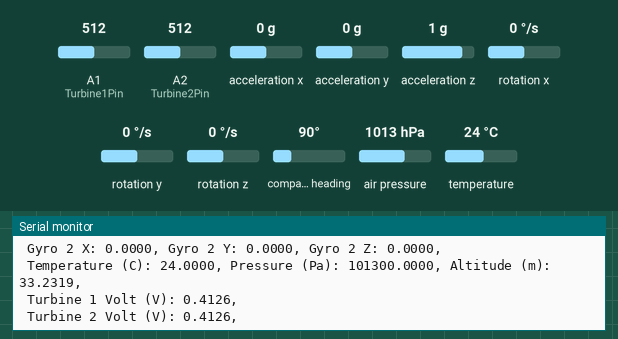
A sketch run on a simulated Arduino Uno, built with avr-gcc and run on an emulated ATmega328P. Parts: the last lines printed to the serial monitor. The inputs (shaded band) are chosen by the test bench; at power-on: acceleration x 0 g, A1 (Turbine1Pin) = 512, A2 (Turbine2Pin) = 512, acceleration y 0 g, acceleration z 1 g, rotation x 0 °/s, rotation y 0 °/s, rotation z 0 °/s, compass heading 90°, air pressure 1013 hPa, temperature 24 °C. Storage starts empty.

Above: at 1.8 s.
1.9 s: acceleration x set to -1.4 g
3.4 s: A1 (Turbine1Pin) set to 716
At 4.7 s:
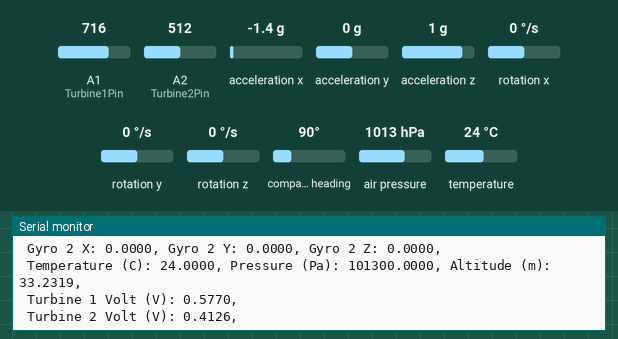
4.9 s: A2 (Turbine2Pin) set to 716
At 6.1 s:
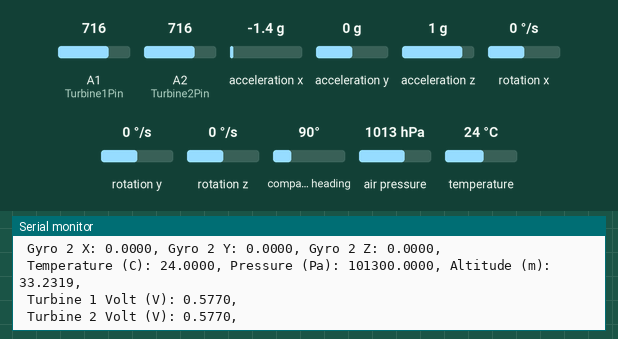
6.4 s: acceleration y set to -1.4 g
7.9 s: acceleration z set to -1.4 g
9.4 s: A1 (Turbine1Pin) set to 992
At 10.3 s:
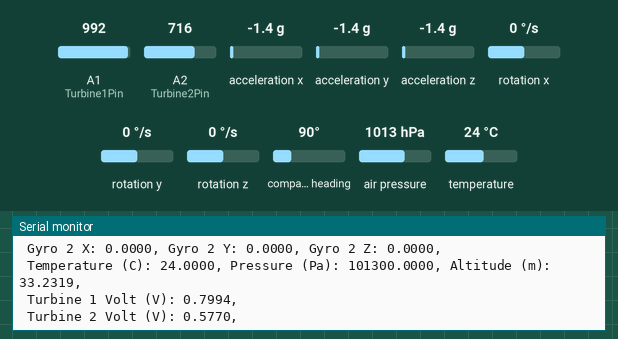
Timing chart, 0 to 11.9 s (numbered marks = the images above; inputs shaded):
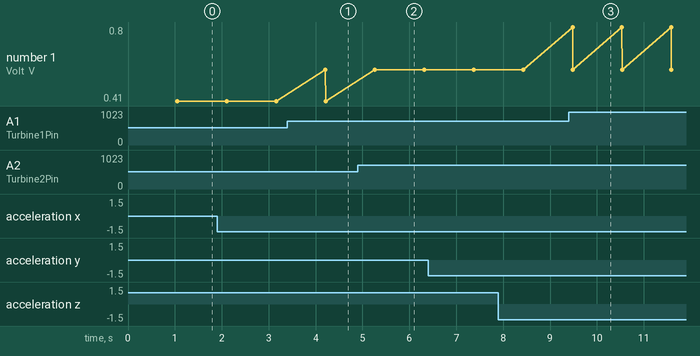

The sketch:

fa2018_code.ino
```cpp
#include <Wire.h>
#include <SPI.h>
#include <SD.h>
#include <Adafruit_LSM9DS1.h>
#include <Adafruit_BMP280.h>
#include <Adafruit_Sensor.h>  // not used in this demo but required!

#define UNIVERSAL_SCK 9
#define UNIVERSAL_MISO 12
#define UNIVERSAL_MOSI 10
#define LSM9DS1_XGCS 6
#define LSM9DS1_MCS 5

#define BMPaddr1 0x76
#define BMPaddr2 0x77

#define Turbine1Pin A1
#define Turbine2Pin A2

//set Delay Between Data Points
int CollectDelay = 1000;


//I2C Sensor
Adafruit_LSM9DS1 lsmA = Adafruit_LSM9DS1();

//Software-defined SPI
Adafruit_LSM9DS1 lsmB = Adafruit_LSM9DS1(UNIVERSAL_SCK, UNIVERSAL_MISO, UNIVERSAL_MOSI, LSM9DS1_XGCS, LSM9DS1_MCS);

Adafruit_BMP280 bmeA; // first sensor

uint32_t timer;
char Filename[] = "18F000.csv";
int first0Index = 3;
int second0Index = 4;
int third0Index = 5;

void setup() {
  Serial.begin(115200);
  timer = millis();

  //Init and find first LSM
  if (!lsmA.begin()) {
        Serial.println("Oops ... unable to initialize the LSM9DS1. Check your wiring!");
        while (1);
  } else {
        lsmA.setupAccel(lsmA.LSM9DS1_ACCELRANGE_16G);
        lsmA.setupMag(lsmA.LSM9DS1_MAGGAIN_8GAUSS);
        lsmA.setupGyro(lsmA.LSM9DS1_GYROSCALE_2000DPS);
  }

  if (!lsmB.begin()) {
        Serial.println("Oops ... unable to initialize the LSM9DS1. Check your wiring!");
        while (1);
  } else {
        lsmB.setupAccel(lsmB.LSM9DS1_ACCELRANGE_16G);
        lsmB.setupMag(lsmB.LSM9DS1_MAGGAIN_8GAUSS);
        lsmB.setupGyro(lsmB.LSM9DS1_GYROSCALE_2000DPS);
  }

  if (!bmeA.begin()) {
    Serial.println("Could not find a valid BMP280 sensor, check wiring!");
    while (1);
  }

  //Init the SD card and format the columns
  if (!SD.begin(4))
    {
        Serial.println("SD card initialization failed!");
        //digitalWrite(redLED, HIGH);
        return;
    }
    Serial.println("SD card initialization done.");

    for (int i = 0; i < 1000; i++)
    {
        Filename[first0Index] = (i / 100) + '0';
        Filename[second0Index] = (i % 100) / 10 + '0';
        Filename[third0Index] = i % 10 + '0';
        if (!SD.exists(Filename))
        {
            File dataFile = SD.open(Filename, FILE_WRITE);

            //NOTE: SD formatting in the .csv file requires the headers have no whitespace
            dataFile.println(
              "millis, Date, Hours, Minutes, Seconds, milliseconds,"
              "AccelX1(m/s^2), AccelY1(m/s^2), AccelZ1(m/s^2),"
              "MagX1(gauss), MagY1(gauss), MagZ1(gauss),"
              "GyroX1(dps), GyroY1(dps), GyroZ1(dps),"
              "AccelX2(m/s^2), AccelY2(m/s^2), AccelZ2(m/s^2),"
              "MagX2(gauss), MagY2(gauss), MagZ2(gauss),"
              "GyroX2(dps), GyroY2(dps), GyroZ2(dps),"
              "Temp(C), Pressure(Pa), Altitude(m),"
              "Turbine1Voltage(V)"
              "Turbine2Voltage(V)");
            dataFile.close();
            break; // leave the loop!
        }
    }

    Serial.print("Writing to ");
    Serial.println(Filename);


}

void loop() {
  if (timer > millis()) timer = millis(); //reset if it wraps

  // record data String after CollectDelay
  if (millis() - timer > CollectDelay)
  {
    File dataFile = SD.open(Filename, FILE_WRITE);

    //check if dataFile Opend
    if (!dataFile)
    {
        Serial.print("Could not open the SD file: ");
        Serial.println(Filename);
    }


    // put your main code here, to run repeatedly:
      lsmA.read();  /* ask it to read in the data */

    /* Get a new sensor event */
      sensors_event_t a, m, g, temp;

      lsmA.getEvent(&a, &m, &g, &temp);
      RecordData(dataFile, " Accel 1 X: ", a.acceleration.x);
      RecordData(dataFile, " Accel 1 Y: ", a.acceleration.y);
      RecordData(dataFile, " Accel 1 Z: ", a.acceleration.z);
      Serial.println();

      RecordData(dataFile, " Mag 1 X: ", m.magnetic.x);
      RecordData(dataFile, " Mag 1 Y: ", m.magnetic.y);
      RecordData(dataFile, " Mag 1 Z: ", m.magnetic.z);
      Serial.println();

      RecordData(dataFile, " Gyro 1 X: ", g.gyro.x);
      RecordData(dataFile, " Gyro 1 Y: ", g.gyro.y);
      RecordData(dataFile, " Gyro 1 Z: ", g.gyro.z);

      Serial.println();

    // SECOND LSM CODE
    lsmB.read();  /* ask it to read in the data */

    /* Get a new sensor event */

    lsmB.getEvent(&a, &m, &g, &temp);

    RecordData(dataFile, " Accel 2 X: ", a.acceleration.x);
    RecordData(dataFile, " Accel 2 Y: ", a.acceleration.y);
    RecordData(dataFile, " Accel 2 Z: ", a.acceleration.z);
    Serial.println();

    RecordData(dataFile, " Mag 2 X: ", m.magnetic.x);
    RecordData(dataFile, " Mag 2 Y: ", m.magnetic.y);
    RecordData(dataFile, " Mag 2 Z: ", m.magnetic.z);
    Serial.println();

    RecordData(dataFile, " Gyro 2 X: ", g.gyro.x);
    RecordData(dataFile, " Gyro 2 Y: ", g.gyro.y);
    RecordData(dataFile, " Gyro 2 Z: ", g.gyro.z);

    Serial.println();


    RecordData(dataFile, " Temperature (C): ", bmeA.readTemperature());
    RecordData(dataFile, " Pressure (Pa): ", bmeA.readPressure());
    RecordData(dataFile, " Altitude (m): ", bmeA.readAltitude(1017)); // 1017 = local PHX hPa
    Serial.println();

    long turbineValue = analogRead(Turbine1Pin);
    RecordData(dataFile, " Turbine 1 Volt (V): ", (turbineValue*3.3)/4095);

    Serial.println();

    turbineValue = analogRead(Turbine2Pin);
    RecordData(dataFile, " Turbine 2 Volt (V): ", (turbineValue*3.3)/4095);
    timer = millis(); // reset the timer
    Serial.println();
    dataFile.println();
    dataFile.close();
  }
}


void RecordData(File dataFile, char* Dataname, float data) {

  Serial.print(Dataname);
  Serial.print(data, 4);
  Serial.print(",");
  dataFile.print(data, 4);
  dataFile.print(",");

}
```

Measured:
- after the input at 3.4 s, the serial monitor: prints a new line after 0.81 s (image 1)
- after the input at 4.9 s, the serial monitor: prints a new line after 0.37 s (image 2)
- after the input at 9.4 s, the serial monitor: prints a new line after 0.08 s (image 3)
